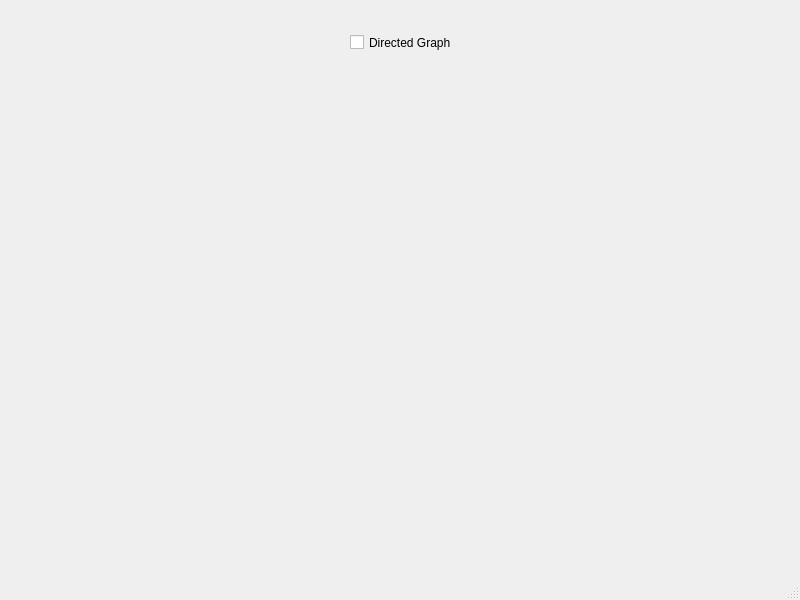
<?xml version="1.0" encoding="UTF-8"?>
<ui version="4.0">
 <class>MainWindow</class>
 <widget class="QMainWindow" name="MainWindow">
  <property name="geometry">
   <rect>
    <x>0</x>
    <y>0</y>
    <width>800</width>
    <height>600</height>
   </rect>
  </property>
  <property name="windowTitle">
   <string>MainWindow</string>
  </property>
  <widget class="QWidget" name="centralwidget">
   <widget class="QCheckBox" name="checkBox">
    <property name="geometry">
     <rect>
      <x>350</x>
      <y>30</y>
      <width>141</width>
      <height>25</height>
     </rect>
    </property>
    <property name="text">
     <string>Directed Graph</string>
    </property>
   </widget>
  </widget>
  <widget class="QMenuBar" name="menubar">
   <property name="geometry">
    <rect>
     <x>0</x>
     <y>0</y>
     <width>800</width>
     <height>25</height>
    </rect>
   </property>
  </widget>
  <widget class="QStatusBar" name="statusbar"/>
 </widget>
 <resources/>
 <connections/>
</ui>
